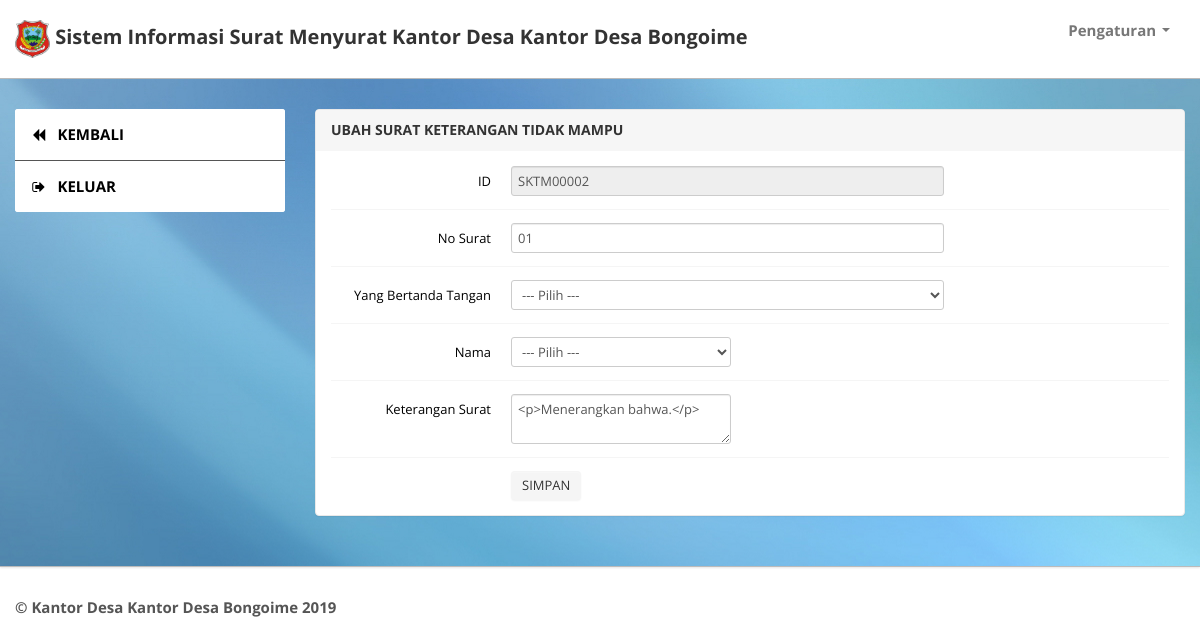
The app's page /ubah-sktm.php?id_sktm=SKTM00002 (signed in) with its own data.
### tables this page shows
CREATE TABLE `tbl_instansi` (
  `id_instansi` int(11) NOT NULL,
  `nm` varchar(100) NOT NULL
);

CREATE TABLE `tbl_sktm` (
  `id_sktm` varchar(30) NOT NULL,
  `id_pg` varchar(30) NOT NULL,
  `NIK` varchar(30) NOT NULL,
  `no_surat_sktm` varchar(30) NOT NULL,
  `ket` text NOT NULL
);

### ubah-sktm.php (the view, shortened to what this page needs)
<?php
if(empty($_SESSION['username'] AND $_SESSION['hak_akses'])){
header("location:index.php");
}else{
?>
<?php
$id_sktm  		= $_GET['id_sktm'];
$query    		= mysqli_query($config, " SELECT * FROM  tbl_sktm where id_sktm='$id_sktm'");
$a=mysqli_fetch_array($query);
$id_sktm  		= $a['id_sktm'];
$no_surat_sktm	= $a['no_surat_sktm'];
$ket      		= $a['ket'];
?>
<!DOCTYPE html>
<html lang="en">
<head>
	<link type="text/css" href="bootstrap/css/bootstrap.min.css" rel="stylesheet">
	<link type="text/css" href="bootstrap/css/bootstrap-responsive.min.css" rel="stylesheet">
	<link type="text/css" href="css/theme.css" rel="stylesheet">
	<link type="text/css" href="images/icons/css/font-awesome.css" rel="stylesheet">
	<link rel="stylesheet" href="https://ajax.googleapis.com/ajax/libs/jqueryui/1.12.1/themes/smoothness/jquery-ui.css">
	<link rel="stylesheet" href="https://cdnjs.cloudflare.com/ajax/libs/chosen/1.8.7/chosen.min.css">
</head>
<body>
	 <div class="navbar navbar-fixed-top">
            <div class="navbar-inner">
                <div class="container">
                        <a class="brand" href="">
                        <img width="35" height="35" src="logodesa/logodesa.png">
                        <?php
                        $query = mysqli_query($config, "SELECT * FROM tbl_instansi WHERE id_instansi");
                        $data=mysqli_fetch_assoc($query);
                        ?>
                        Sistem Informasi Surat Menyurat <?php echo 'Kantor Desa '.$data['nm']; ?>
                        </a>
                    <div class="nav-collapse collapse navbar-inverse-collapse">
                        <ul class="nav pull-right">
                            <li class="nav-user dropdown"><a href="#" class="dropdown-toggle" data-toggle="dropdown">
                                Pengaturan
                                <b class="caret"></b></a>
                            </li>
                        </ul>
                    </div>
                </div>
            </div>
        </div>
	<div class="wrapper">
		<div class="container">
			<div class="row">
				<div class="span3">
					 <div class="sidebar">
                            <ul class="widget widget-menu unstyled">
                                <li class="active"><a href="tabel-sktm.php"><i class="menu-icon icon-backward"></i>KEMBALI
                                </a></li>
                                 <li><a href="logout.php"><i class="menu-icon icon-signout">
                                </i>KELUAR
                                </a></li>
                            </ul>
                        </div>
				</div>
				<div class="span9">
					<div class="content">
						<div class="module">
							<div class="module-head">
								<h3>UBAH SURAT KETERANGAN TIDAK MAMPU</h3>
							</div>
							<div class="module-body">
									<form class="form-horizontal row-fluid" method="post" action="proses-ubah-sktm.php">
										<div class="control-group">
											<label class="control-label" for="basicinput">ID</label>
											<div class="controls">
												<input type="text" name="id_sktm" id="basicinput" class="span8" value="<?php echo $id_sktm; ?>" readonly>
											</div>
										</div>
										<div class="control-group">
											<label class="control-label" for="basicinput">No Surat</label>
											<div class="controls">
												<input type="text" name="no_surat_sktm" id="basicinput" class="span8" placeholder="...." autocomplete="off" value="<?php echo $no_surat_sktm; ?>">
											</div>
										</div>
										<div class="control-group">
										<label class="control-label" for="basicinput">Yang Bertanda Tangan</label>
											<div class="controls">
												<select name="id_pg" tabindex="1" class="span8">
												<option>--- Pilih ---</option>
												</select>
											</div>
										</div>
										<div class="control-group">
										<label class="control-label" for="basicinput">Nama</label>
											<div class="controls">
												<select name="NIK" tabindex="1" class="chosen" >
													<option>--- Pilih ---</option>
												</select>
											</div>
										</div>
										<div class="control-group">
											<label class="control-label" for="basicinput">Keterangan Surat</label>
											<div class="controls">
												<textarea name="ket" class="texteditor"><?php echo $ket; ?></textarea>
											</div>
										</div>
										<div class="control-group">
											<div class="controls">
												<button name="simpan" type="submit" class="btn">SIMPAN</button>
											</div>
										</div>
									</form>
							</div>
						</div>
					</div>
				</div>
			</div>
		</div>
	</div>
	<div class="footer">
		<div class="container">
			 <b class="copyright">
                <?php
                $query = mysqli_query($config, "SELECT * FROM tbl_instansi WHERE id_instansi");
                $data=mysqli_fetch_assoc($query);
                ?>
                &copy; <?php echo 'Kantor Desa '.$data['nm'] . " " .date('Y'); ?>
            </b>
		</div>
	</div>
</body>
</html>
<?php
}
?>

### css/theme.css (style rules this page uses)
body { font-size: 15px; font-family: 'Open Sans', Arial, sans-serif; background: #fff; font-weight: bold; color: #000000; }
h1, h2, h3, h4, h5, h6 { color: #333; margin-top: 0 }
h3 { font-size: 20px }
strong, b { color: #555 }
.wrapper { background: url(../images/tema.jpg) #eee; border-bottom: 1px solid #bbb; -webkit-box-shadow: 0 1px 2px rgba(0,0,0,0.1); -moz-box-shadow: 0 1px 2px rgba(0,0,0,0.1); box-shadow: 0 1px 2px rgba(0,0,0,0.1); padding: 30px 0 }
.footer { color: #999; padding: 30px 0 60px }
form { margin: 0 }
select, textarea, input[type="text"], input[type="password"], input[type="datetime"], input[type="datetime-local"], input[type="date"], input[type="month"], input[type="time"], input[type="week"], input[type="number"], input[type="email"], input[type="url"], input[type="search"], input[type="tel"], input[type="color"], .uneditable-input, label, input, button, select, textarea { -webkit-border-radius: 3px; -moz-border-radius: 3px; border-radius: 3px; font-size: 13px; font-family: 'Open Sans', Tahoma, Arial, sans-serif }
body [class^="icon-"], body [class*=" icon-"] { font-size: 14px; line-height: 20px; height: 20px }
.module { background: #fff; -webkit-border-radius: 3px; -moz-border-radius: 3px; border-radius: 3px; border: 1px solid #ccc; border-bottom-color: #bbb; -webkit-box-shadow: 0 0 1px rgba(0,0,0,0.2); -moz-box-shadow: 0 0 1px rgba(0,0,0,0.2); box-shadow: 0 0 1px rgba(0,0,0,0.2); margin-bottom: 30px }
.form-horizontal .control-group, .form-vertical .control-group { margin-bottom: 0 }
.form-horizontal .control-group+.control-group, .form-vertical .control-group+.control-group { margin-top: 13px; padding-top: 13px; border-top: 1px solid #f5f5f5 }
.navbar { position: static!important; margin: 0!important }
.navbar .navbar-inner { background: #fff; border-bottom: 1px solid #bbb; -webkit-box-shadow: 0 1px 2px rgba(0,0,0,0.15); -moz-box-shadow: 0 1px 2px rgba(0,0,0,0.15); box-shadow: 0 1px 2px rgba(0,0,0,0.15) }
.navbar .brand { color: #333; font-weight: bold; font-size: 20px; margin-right: 20px; padding: 20px }
.navbar .nav>li>a { padding: 20px 15px; font-weight: bold; color: #777 }
.nav-user>a { height: 20px }
.btn, .btn-box { -webkit-border-radius: 3px; -moz-border-radius: 3px; border-radius: 3px }
.btn { font-size: 13px; font-weight: 600 }
.btn { display: inline-block; margin-bottom: 0; font-weight: 400; text-align: center; vertical-align: middle; cursor: pointer; background-image: none; border: 1px solid transparent; white-space: nowrap; padding: 4px 10px; font-size: 13px; line-height: 1.42857; border-radius: 4px; -webkit-user-select: none; -moz-user-select: none; -ms-user-select: none; user-select: none }
.widget-menu { background: #fff; -webkit-border-radius: 3px; -moz-border-radius: 3px; border-radius: 3px; overflow: hidden }
.widget-menu a { color: #000; font-weight: bold; display: block; line-height: 20px; padding: 15px; text-decoration: none!important }
.widget-menu .menu-icon { margin-right: 10px; color: #000000; -webkit-transition: all .2s ease-in-out; -moz-transition: all .2s ease-in-out; transition: all .2s ease-in-out; }
.widget-menu>li+li { border-top: 1px solid #555 }
.widget-menu>li>a { background-color: #ffffff; color: #000000; -webkit-transition: all .2s ease-in-out; -moz-transition: all .2s ease-in-out; transition: all .2s ease-in-out; }
.module { box-shadow: 0 0 3px rgba(0,0,0,.1); border-color: #e9e9e9; margin-bottom: 20px; background-color: #fff; border-radius: 4px; -webkit-box-shadow: 0 1px 1px rgba(0,0,0,.05); box-shadow: 0 1px 1px rgba(0,0,0,.05); }
.module-head { color: #767676; background-color: #f6f6f6; border-color: #e9e9e9; padding: 10px 15px; border-bottom: 1px solid transparent; border-top-right-radius: 3px; border-top-left-radius: 3px; }
.module-head h3 { font-size: 14px; line-height: 20px; height: 20px; margin: 0 }
.module-body { padding: 15px }

### records on screen
tbl_instansi: nm "Kantor Desa Bongoime"
tbl_sktm: id_sktm "SKTM00002", no_surat_sktm "01", ket "<p>Menerangkan bahwa.</p>"
